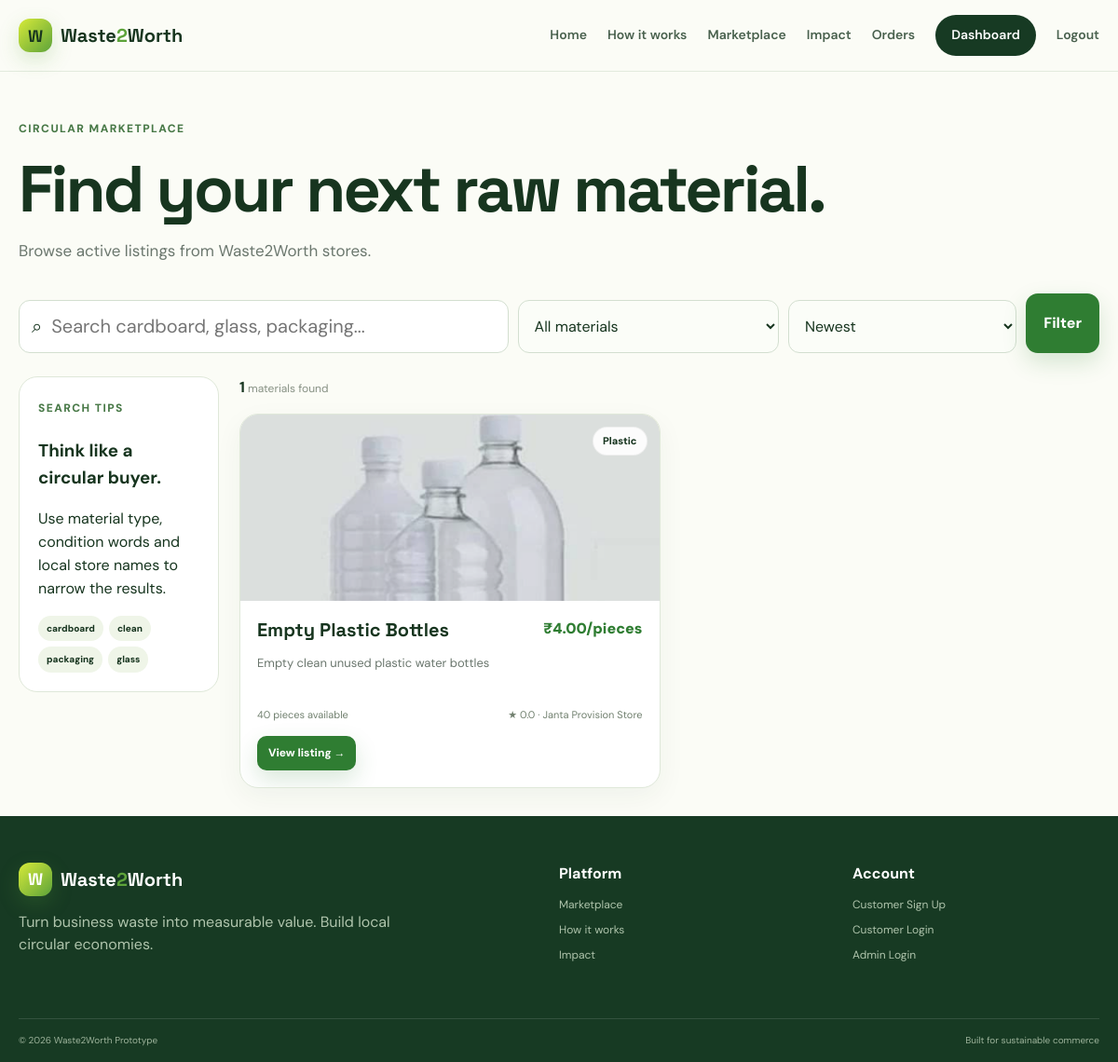
The app's page /buy (signed in) with its own data.
### tables this page shows
CREATE TABLE listings (
            id INTEGER PRIMARY KEY AUTOINCREMENT,
            store_id INTEGER NOT NULL,
            item_name TEXT NOT NULL,
            category TEXT NOT NULL,
            about_item TEXT NOT NULL,
            quantity REAL NOT NULL CHECK(quantity > 0),
            unit TEXT NOT NULL,
            price REAL NOT NULL CHECK(price >= 0),
            image_filename TEXT,
            status TEXT NOT NULL DEFAULT 'active',
            created_at TEXT NOT NULL,
            updated_at TEXT NOT NULL,
            FOREIGN KEY(store_id) REFERENCES stores(id) ON DELETE CASCADE
        );

CREATE TABLE stores (
            id INTEGER PRIMARY KEY AUTOINCREMENT,
            user_id INTEGER UNIQUE NOT NULL,
            store_id TEXT UNIQUE NOT NULL,
            store_name TEXT NOT NULL,
            store_type TEXT NOT NULL,
            gst_id TEXT NOT NULL,
            license_no TEXT NOT NULL,
            address TEXT NOT NULL,
            city TEXT NOT NULL,
            pincode TEXT NOT NULL,
            owner_name TEXT NOT NULL,
            phone TEXT NOT NULL,
            created_at TEXT NOT NULL,
            FOREIGN KEY(user_id) REFERENCES users(id) ON DELETE CASCADE
        );

### app.py (the view)
@app.route("/buy")
@customer_required
def buy():
    q = request.args.get("q", "").strip()
    category = request.args.get("category", "").strip().lower()
    sort = request.args.get("sort", "newest")
    sql = """
        SELECT l.*, s.store_name, s.store_id AS public_store_id, s.city, u.is_blacklisted,
               COALESCE((SELECT AVG(r.rating) FROM reviews r WHERE r.listing_id=l.id),0) AS avg_rating
        FROM listings l JOIN stores s ON s.id=l.store_id JOIN users u ON u.id=s.user_id
        WHERE l.status='active' AND u.is_blacklisted=0
    """
    args=[]
    if q:
        sql += " AND (LOWER(l.item_name) LIKE ? OR LOWER(l.about_item) LIKE ? OR LOWER(s.store_name) LIKE ?)"
        like=f"%{q.lower()}%"
        args += [like,like,like]
    if category in MATERIAL_FACTORS:
        sql += " AND l.category=?"
        args.append(category)
    order = {"newest":"l.created_at DESC", "price_low":"l.price ASC", "price_high":"l.price DESC", "quantity":"l.quantity DESC"}.get(sort, "l.created_at DESC")
    sql += f" ORDER BY {order}"
    listings = query_db(sql, args)
    return render_template("buy.html", listings=listings, q=q, category=category, sort=sort)

### app.py (called while the page is built)
def get_db() -> sqlite3.Connection:
    if "db" not in g:
        db = sqlite3.connect(app.config["DATABASE"])
        db.row_factory = sqlite3.Row
        db.execute("PRAGMA foreign_keys = ON")
        g.db = db
    return g.db

def query_db(query: str, args=(), one: bool = False):
    cur = get_db().execute(query, args)
    rows = cur.fetchall()
    cur.close()
    if one:
        return rows[0] if rows else None
    return rows

def current_user():
    if "user_id" not in session:
        return None
    user = query_db("SELECT * FROM users WHERE id = ?", (session["user_id"],), one=True)
    return user

def customer_required(fn):
    @wraps(fn)
    def wrapper(*args, **kwargs):
        user = current_user()
        if not user or user["role"] != "customer":
            flash("Please log in as a customer to continue.", "warning")
            return redirect(url_for("customer_login", next=request.path))
        if user["is_blacklisted"]:
            session.clear()
            flash("This account has been blacklisted. Contact the administrator for review.", "danger")
            return redirect(url_for("customer_login"))
        return fn(*args, **kwargs)
    return wrapper

def money(v: float) -> str:
    return f"₹{v:,.2f}"

@app.template_filter("money")
def money_filter(value):
    try:
        return money(float(value))
    except Exception:
        return "₹0.00"

@app.context_processor
def inject_globals():
    user = current_user()
    store = None
    if user and user["role"] == "customer":
        store = query_db("SELECT * FROM stores WHERE user_id = ?", (user["id"],), one=True)
    return {
        "current_user": user,
        "current_store": store,
        "categories": ["cardboard", "paper", "plastic", "glass", "metal", "textile", "organic", "e-waste", "other"],
        "material_factors": MATERIAL_FACTORS,
    }

### templates/buy.html (shortened to what this page needs)
{% extends 'base.html' %}
{% block content %}
<section class="page-head"><div class="container"><span class="eyebrow">Circular marketplace</span><h1>Find your next raw material.</h1><p>Browse active listings from Waste2Worth stores.</p></div></section>
<section class="container market-section"><form class="filterbar" method="get"><div class="search-box">⌕<input type="text" name="q" value="{{ q }}" placeholder="Search cardboard, glass, packaging..."></div><select name="category"><option value="">All materials</option></select><select name="sort"><option value="newest" {% if sort=='newest' %}selected{% endif %}>Newest</option></select><button class="btn btn-primary" type="submit">Filter</button></form>
<div class="market-layout"><aside class="side-filter"><div class="quick-card"><span class="eyebrow">Search tips</span><h3>Think like a circular buyer.</h3><p>Use material type, condition words and local store names to narrow the results.</p><div class="tag-row"><span>cardboard</span><span>clean</span><span>packaging</span><span>glass</span></div></div></aside><div class="market-results"><div class="results-head"><strong>{{ listings|length }}</strong> materials found</div><div class="card-grid two">{% for item in listings %}<article class="listing-card"><div class="listing-media">{% if item.image_filename %}<img src="{{ url_for('static', filename='uploads/' ~ item.image_filename) }}" alt="{{ item.item_name }}">{% else %}<span class="material-emoji">{{ {'cardboard':'📦','paper':'📄','plastic':'🧴','glass':'🍾','metal':'🥫','textile':'👕','organic':'🍃','e-waste':'💻','other':'♻️'}.get(item.category,'♻️') }}</span>{% endif %}<span class="pill">{{ item.category|title }}</span></div><div class="listing-body"><div class="listing-top"><h3>{{ item.item_name }}</h3><span class="price">{{ item.price|money }}/{{ item.unit }}</span></div><p>{{ item.about_item|truncate(115) }}</p><div class="listing-meta"><span>{{ '%g'|format(item.quantity) }} {{ item.unit }} available</span><span>★ {{ '%.1f'|format(item.avg_rating) }} · {{ item.store_name }}</span></div><a href="{{ url_for('listing_detail', listing_id=item.id) }}" class="btn btn-small btn-primary">View listing →</a></div></article>{% else %}<div class="empty-state full"><div class="empty-icon">🔎</div><h3>No matching materials</h3><p>Try a broader search or check another material category.</p><a class="btn btn-outline" href="{{ url_for('buy') }}">Clear filters</a></div>{% endfor %}</div></div></div></section>
{% endblock %}

### static/css/style.css (style rules this page uses)
:root { --ink:#17351f;--muted:#6b776e;--paper:#fbfcf6;--card:#fff;--line:#dfe8d9;--leaf:#2f7d32;--leaf2:#5da33a;--lime:#d7ea39;--yellow:#f2df55;--deep:#173a23;--danger:#bd3b2f;--shadow:0 18px 50px rgba(27,64,35,.10);--radius:22px }
* { box-sizing:border-box }
html { scroll-behavior:smooth }
body { margin:0;background:var(--paper);color:var(--ink);font-family:"DM Sans",sans-serif;line-height:1.55 }
a { color:inherit;text-decoration:none }
button,input,select,textarea { font:inherit }
button { cursor:pointer }
img { max-width:100%;display:block }
.container { width:min(1160px,calc(100% - 36px));margin:0 auto }
.eyebrow { display:inline-flex;align-items:center;gap:8px;color:#477846;font-size:12px;font-weight:800;letter-spacing:.12em;text-transform:uppercase }
.hero h1,.page-hero h1,.page-head h1,.auth-side h1,.detail-content h1,.admin-head h1 { font:700 clamp(40px,6vw,70px)/1.03 "Space Grotesk",sans-serif;letter-spacing:-.04em;margin:17px 0 }
.btn { display:inline-flex;align-items:center;justify-content:center;border:1px solid transparent;border-radius:13px;padding:12px 18px;font-weight:800;transition:.2s transform,.2s box-shadow,.2s background }
.btn-primary { background:var(--leaf);color:#fff;box-shadow:0 10px 25px rgba(47,125,50,.18) }
.btn-small { padding:8px 11px;font-size:12px;border-radius:10px }
.card-grid { display:grid;gap:20px }
.card-grid.two { grid-template-columns:repeat(2,1fr) }
.listing-card { background:#fff;border:1px solid var(--line);border-radius:20px;overflow:hidden;box-shadow:0 10px 30px rgba(27,64,35,.05) }
.listing-media { height:200px;background:linear-gradient(135deg,#eef7e3,#fbf7c5);display:grid;place-items:center;position:relative;overflow:hidden }
.listing-media img { width:100%;height:100%;object-fit:cover }
.pill { position:absolute;top:13px;right:13px;background:rgba(255,255,255,.9);border:1px solid rgba(0,0,0,.05);padding:6px 10px;border-radius:999px;font-size:11px;font-weight:800;text-transform:capitalize }
.listing-body { padding:18px }
.listing-top { display:flex;gap:15px;justify-content:space-between;align-items:start }
.listing-top h3 { font:700 20px "Space Grotesk";margin:0 }
.price { font-weight:900;color:var(--leaf);white-space:nowrap }
.listing-body p { font-size:13px;color:var(--muted);min-height:43px }
.listing-meta { display:flex;justify-content:space-between;gap:10px;color:#71806f;font-size:11px;margin:14px 0 }
.page-hero p,.page-head p,.admin-head p { max-width:720px;color:var(--muted);font-size:17px }
.form-grid input,.form-grid select,.form-grid textarea,.search-box,.filterbar select,.report-panel textarea,.review-form input,.review-form select { margin-top:7px;width:100%;border:1px solid #d3dfd0;background:#fbfdf8;border-radius:12px;padding:12px 13px;color:var(--ink);outline:none }
.page-head,.admin-head { padding:48px 0 16px }
.quick-card,.tips-card { background:#fff;border:1px solid var(--line);border-radius:20px;padding:20px }
.filterbar { display:grid;grid-template-columns:1.5fr .8fr .7fr auto;gap:10px;margin-bottom:25px }
.search-box { display:flex;align-items:center;gap:10px;font-size:20px;background:#fff }
.search-box input { border:0;background:transparent;outline:0;width:100%;padding:0 }
.market-layout { display:grid;grid-template-columns:215px 1fr;gap:22px }
.results-head { font-size:12px;color:#879184;margin-bottom:15px }
.results-head strong { color:var(--ink);font-size:16px }
.tag-row { display:flex;flex-wrap:wrap;gap:6px;margin-top:15px }
.tag-row span { padding:6px 9px;background:#eff5e8;border-radius:999px;font-size:10px;font-weight:800 }

### records on screen
listings: image_filename (picture), category "Plastic", item_name "Empty Plastic Bottles", price "₹4.00", unit "pieces", about_item "Empty clean unused plastic water bottles", quantity "40", avg_rating "0.0", store_name "Janta Provision Store"

### other values on screen
{{ listings|length }} "1"
